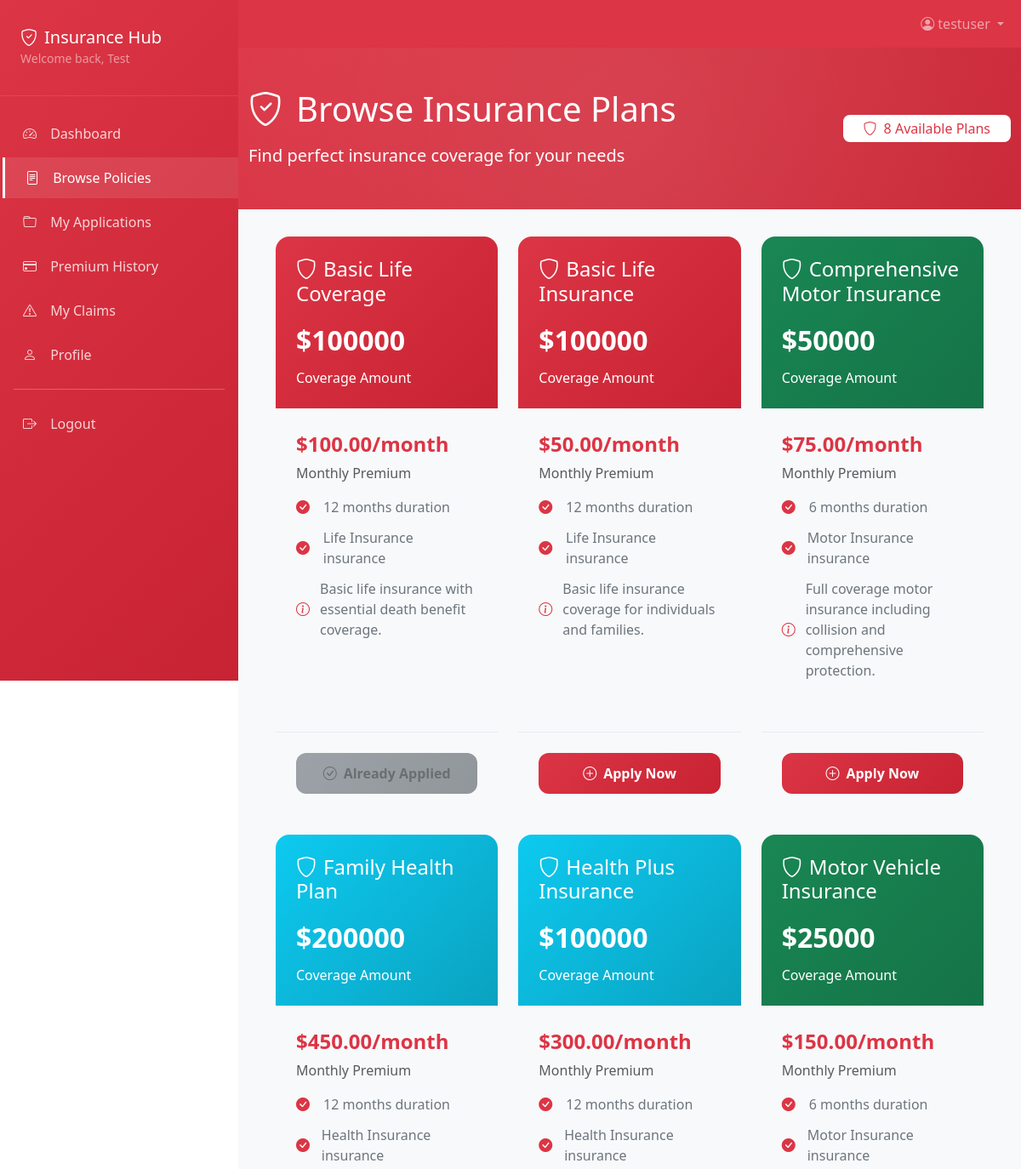
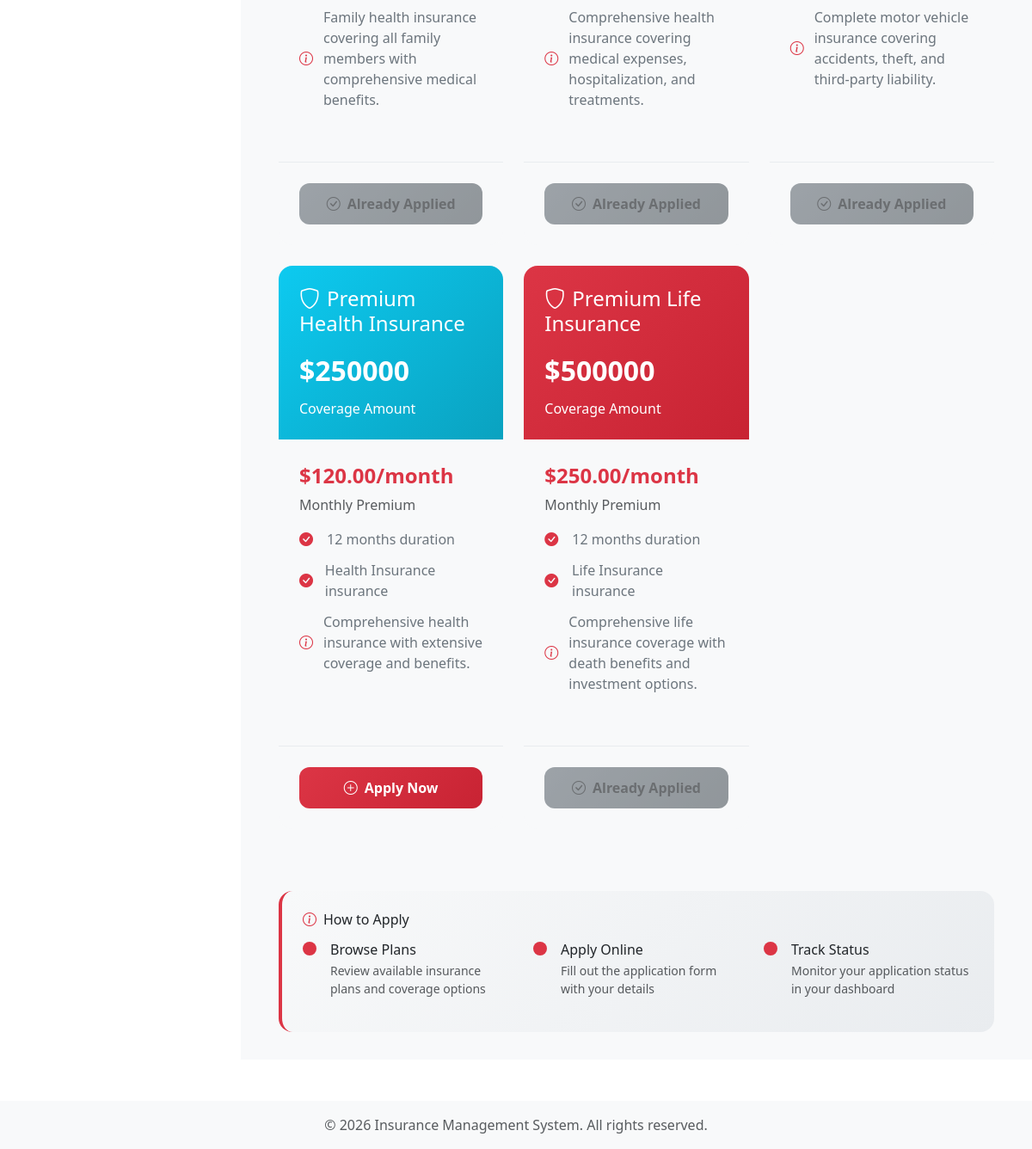
/policies/browse/ (signed in), run on the app's committed database (2 pictures, top to bottom).
### policies/models.py (models this page shows, shortened)
class Policy(models.Model):
    POLICY_TYPES = [
        ('Life', 'Life Insurance'),
        ('Motor', 'Motor Insurance'),
        ('Health', 'Health Insurance'),
    ]
    name = models.CharField(max_length=100)
    type = models.CharField(max_length=10, choices=POLICY_TYPES)
    premium_amount = models.DecimalField(max_digits=10, decimal_places=2)
    coverage_amount = models.DecimalField(max_digits=10, decimal_places=2)
    duration_months = models.PositiveIntegerField()
    description = models.TextField(blank=True, null=True)
    created_at = models.DateTimeField(auto_now_add=True)
    updated_at = models.DateTimeField(auto_now=True)
    is_active = models.BooleanField(default=True)
    class Meta:
        verbose_name = "Policy"
        verbose_name_plural = "Policies"
        ordering = ['-created_at']

### policies/views.py (the view)
# urls.py: path('browse/', views.browse_plans_view, name='browse_plans'),
@login_required
def browse_plans_view(request):
    policies = Policy.objects.filter(is_active=True).order_by('name')
    user_applications = Application.objects.filter(client=request.user)
    applied_policy_ids = [app.policy.id for app in user_applications]
    context = {
        'policies': policies,
        'applied_policy_ids': applied_policy_ids,
    }
    return render(request, 'policies/browse_plans.html', context)

### templates/policies/browse_plans.html (shortened to what this page needs)
{% extends 'base_auth.html' %}
{% block content %}
<div class="page-header">
    <div class="container position-relative">
        <div class="row align-items-center">
            <div class="col-md-8">
                <h1 class="mb-3">
                    <i class="bi bi-shield-check me-3"></i>Browse Insurance Plans
                </h1>
                <p class="lead mb-0 opacity-90">Find perfect insurance coverage for your needs</p>
            </div>
            <div class="col-md-4 text-md-end">
                <div class="badge bg-white text-danger fs-6 px-4 py-2">
                    <i class="bi bi-shield me-2"></i>{{ policies.count }} Available Plans
                </div>
            </div>
        </div>
    </div>
</div>
<div class="container">
    <div class="row">
        {% for policy in policies %}
        <div class="col-lg-4 col-md-6 mb-4">
            <div class="policy-card">
                <div class="policy-header {{ policy.type|lower }}">
                    <h4 class="mb-3">
                        <i class="bi bi-shield me-2"></i>{{ policy.name }}
                    </h4>
                    <div class="policy-coverage">${{ policy.coverage_amount|floatformat:0 }}</div>
                    <div class="text-white-75">Coverage Amount</div>
                </div>
                <div class="policy-body">
                    <div class="policy-premium text-danger">
                        ${{ policy.premium_amount|floatformat:2 }}/month
                    </div>
                    <div class="text-muted mb-3">Monthly Premium</div>
                    <div class="policy-features mb-4">
                        <div class="policy-feature">
                            <i class="bi bi-check-circle-fill"></i>
                            <span>{{ policy.duration_months }} months duration</span>
                        </div>
                        <div class="policy-feature">
                            <i class="bi bi-check-circle-fill"></i>
                            <span>{{ policy.get_type_display }} insurance</span>
                        </div>
                        {% if policy.description %}
                        <div class="policy-feature">
                            <i class="bi bi-info-circle"></i>
                            <span>{{ policy.description|truncatewords:15 }}</span>
                        </div>
                        {% endif %}
                    </div>
                </div>
                <div class="policy-footer">
                    {% if policy.id in applied_policy_ids %}
                        <button class="btn btn-applied w-100" disabled>
                            <i class="bi bi-check-circle me-2"></i>Already Applied
                        </button>
                    {% else %}
                        <a href="{% url 'policies:apply_policy' policy.id %}" class="btn btn-apply w-100 text-white">
                            <i class="bi bi-plus-circle me-2"></i>Apply Now
                        </a>
                    {% endif %}
                </div>
            </div>
        </div>
        {% endfor %}
    </div>
    {% if policies %}
    <div class="row mt-5">
        <div class="col-12">
            <div class="info-card p-4">
                <h6 class="mb-3">
                    <i class="bi bi-info-circle me-2 text-danger"></i>How to Apply
                </h6>
                <div class="row">
                    <div class="col-md-4">
                        <div class="d-flex align-items-start mb-3">
                            <div class="badge bg-danger rounded-circle p-2 me-3">
                            </div>
                            <div>
                                <h6 class="mb-1">Browse Plans</h6>
                                <p class="small text-muted mb-0">Review available insurance plans and coverage options</p>
                            </div>
                        </div>
                    </div>
                    <div class="col-md-4">
                        <div class="d-flex align-items-start mb-3">
                            <div class="badge bg-danger rounded-circle p-2 me-3">
                            </div>
                            <div>
                                <h6 class="mb-1">Apply Online</h6>
                                <p class="small text-muted mb-0">Fill out the application form with your details</p>
                            </div>
                        </div>
                    </div>
                    <div class="col-md-4">
                        <div class="d-flex align-items-start mb-3">
                            <div class="badge bg-danger rounded-circle p-2 me-3">
                            </div>
                            <div>
                                <h6 class="mb-1">Track Status</h6>
                                <p class="small text-muted mb-0">Monitor your application status in your dashboard</p>
                            </div>
                        </div>
                    </div>
                </div>
            </div>
        </div>
    </div>
    {% endif %}
</div>
{% endblock %}

### templates/base_auth.html (shortened to what this page needs)
<!DOCTYPE html>
<html lang="en">
<head>
    <link href="https://cdn.jsdelivr.net/npm/bootstrap@5.3.0/dist/css/bootstrap.min.css" rel="stylesheet">
    <link rel="stylesheet" href="https://cdn.jsdelivr.net/npm/bootstrap-icons@1.11.0/font/bootstrap-icons.css">
</head>
<body>
    <nav class="navbar navbar-expand-lg navbar-dark bg-primary">
        <div class="container">
            <div class="collapse navbar-collapse" id="navbarNav">
                {% if not user.is_authenticated %}
                <ul class="navbar-nav me-auto">
                    <li class="nav-item">
                        <a class="nav-link" href="{% url 'home' %}">Home</a>
                    </li>
                    <li class="nav-item">
                        <a class="nav-link" href="#" onclick="alert('About page coming soon!')">About</a>
                    </li>
                </ul>
                <ul class="navbar-nav">
                    <li class="nav-item">
                        <a class="nav-link" href="{% url 'accounts:login' %}">
                            <i class="bi bi-box-arrow-in-right me-1"></i>Login
                        </a>
                    </li>
                    <li class="nav-item">
                        <a class="nav-link" href="{% url 'accounts:register' %}">
                            <i class="bi bi-person-plus me-1"></i>Register
                        </a>
                    </li>
                </ul>
                {% else %}
                <ul class="navbar-nav ms-auto">
                    <li class="nav-item dropdown">
                        <a class="nav-link dropdown-toggle" href="#" role="button" data-bs-toggle="dropdown">
                            <i class="bi bi-person-circle me-1"></i>{{ user.username }}
                        </a>
                    </li>
                </ul>
                {% endif %}
            </div>
        </div>
    </nav>
    {% if user.is_authenticated %}
    <div class="dashboard-container">
        <nav class="sidebar" id="sidebar">
            <div class="sidebar-header">
                <h5 class="mb-0">
                    <i class="bi bi-shield-check me-2"></i><span>Insurance Hub</span>
                </h5>
                <small class="text-white-50">Welcome back, {{ user.first_name|default:user.username }}</small>
            </div>
            <div class="sidebar-nav">
                <a href="{% url 'accounts:dashboard' %}" class="sidebar-nav-item"><i class="bi bi-speedometer2"></i> Dashboard</a>
                <a href="{% url 'policies:browse_plans' %}" class="sidebar-nav-item"><i class="bi bi-file-text"></i> Browse Policies</a>
                <a href="{% url 'policies:my_applications' %}" class="sidebar-nav-item"><i class="bi bi-folder"></i> My Applications</a>
                <a href="{% url 'premium:premium_history' %}" class="sidebar-nav-item"><i class="bi bi-credit-card"></i> Premium History</a>
                <a href="{% url 'claims:claim_list' %}" class="sidebar-nav-item"><i class="bi bi-exclamation-triangle"></i> My Claims</a>
                <a href="{% url 'accounts:profile' %}" class="sidebar-nav-item"><i class="bi bi-person"></i> Profile</a>
                <hr class="border-white-50 mx-3 my-3">
                <a href="{% url 'accounts:logout' %}" class="sidebar-nav-item"><i class="bi bi-box-arrow-right"></i> Logout</a>
            </div>
        </nav>
        {% endif %}
        <main class="{% if user.is_authenticated %}main-content{% else %}container mt-4{% endif %}">
            {% block content %}{% endblock %}
        </main>
        {% if user.is_authenticated %}
    </div>
    {% endif %}
    <footer class="bg-light text-center py-3 mt-5">
        <div class="container">
            <p class="text-muted mb-0">&copy; 2026 Insurance Management System. All rights reserved.</p>
        </div>
    </footer>
</body>
</html>

### templates/base_auth.html (style rules this page uses)
:root { --bs-primary: #dc3545; --bs-primary-rgb: 220, 53, 69; --bs-primary-hover: #c82333; --bs-secondary: #6c757d; --bs-success: #198754; --bs-danger: #dc3545; --bs-warning: #ffc107; --bs-info: #0dcaf0; --bs-light: #f8f9fa; --bs-dark: #212529; }
.navbar { box-shadow: 0 2px 4px rgba(0,0,0,.1); padding-left: 280px; }
.navbar .container { padding-left: 0; }
.nav-link { font-weight: 500; transition: all 0.3s ease; }
.btn { border-radius: 0.5rem; font-weight: 500; transition: all 0.3s ease; }
.badge { border-radius: 0.5rem; font-weight: 500; }
body { min-height: 100vh; display: flex; flex-direction: column; }
main { flex: 1; }
.dashboard-container { display: flex; min-height: calc(100vh - 76px); }
.sidebar { width: 280px; background: linear-gradient(135deg, #dc3545 0%, #c82333 100%); color: white; padding: 2rem 0; position: fixed; height: 100vh; overflow-y: auto; z-index: 1000; top: 0; left: 0; }
.sidebar-header { padding: 0 1.5rem 2rem; border-bottom: 1px solid rgba(255,255,255,0.1); }
.sidebar-nav { padding: 1rem 0; }
.sidebar-nav-item { display: block; padding: 0.75rem 1.5rem; color: rgba(255,255,255,0.8); text-decoration: none; transition: all 0.3s ease; border-left: 3px solid transparent; margin: 0.25rem 0; }
.sidebar-nav-item:hover, .sidebar-nav-item.active { background-color: rgba(255,255,255,0.1); color: white; border-left-color: white; transform: translateX(3px); }
.sidebar-nav-item i { width: 20px; margin-right: 0.75rem; }
.main-content { flex: 1; margin-left: 280px; padding: 2rem; background: #f8f9fa; min-height: 100vh; }

### templates/policies/browse_plans.html (style rules this page uses)
.page-header { background: linear-gradient(135deg, #dc3545 0%, #c82333 100%); color: white; padding: 3rem 0; margin: -2rem -2rem 2rem -2rem; position: relative; overflow: hidden; }
.page-header::before { content: ''; position: absolute; top: -50%; right: -50%; width: 200%; height: 200%; background: radial-gradient(circle, rgba(255,255,255,0.1) 0%, transparent 70%); }
.policy-card { border: none; border-radius: 1rem; overflow: hidden; transition: all 0.3s ease; height: 100%; display: flex; flex-direction: column; }
.policy-header { padding: 1.5rem; color: white; position: relative; }
.policy-header.life { background: linear-gradient(135deg, #dc3545 0%, #c82333 100%); }
.policy-header.motor { background: linear-gradient(135deg, #198754 0%, #157347 100%); }
.policy-header.health { background: linear-gradient(135deg, #0dcaf0 0%, #0aa2c0 100%); }
.policy-coverage { font-size: 2rem; font-weight: 700; margin-bottom: 0.5rem; }
.policy-premium { font-size: 1.5rem; font-weight: 600; margin-bottom: 0.25rem; }
.policy-body { padding: 1.5rem; flex: 1; display: flex; flex-direction: column; }
.policy-feature { display: flex; align-items: center; margin-bottom: 0.75rem; color: #6c757d; }
.policy-feature i { width: 20px; margin-right: 0.75rem; color: #dc3545; }
.policy-footer { padding: 1.5rem; background: #f8f9fa; border-top: 1px solid #e9ecef; margin-top: auto; }
.btn-apply { background: linear-gradient(135deg, #dc3545 0%, #c82333 100%); border: none; border-radius: 0.75rem; padding: 0.75rem 1.5rem; font-weight: 600; transition: all 0.3s ease; position: relative; overflow: hidden; }
.btn-apply::before { content: ''; position: absolute; top: 0; left: -100%; width: 100%; height: 100%; background: rgba(255,255,255,0.2); transition: left 0.3s ease; }
.btn-applied { background: linear-gradient(135deg, #6c757d 0%, #5a6268 100%); border: none; border-radius: 0.75rem; padding: 0.75rem 1.5rem; font-weight: 600; cursor: not-allowed; }
.info-card { border: none; border-radius: 1rem; background: linear-gradient(135deg, #f8f9fa 0%, #e9ecef 100%); border-left: 4px solid #dc3545; }

### data on the page
Policy: name "Basic Life Coverage", coverage_amount "100000", premium_amount "100.00", duration_months "12", type "Life Insurance", description "Basic life insurance with essential death benefit coverage.", shows "Already Applied"
Policy: name "Basic Life Insurance", coverage_amount "100000", premium_amount "50.00", duration_months "12", type "Life Insurance", description "Basic life insurance coverage for individuals and families.", shows "Apply Now"
Policy: name "Comprehensive Motor Insurance", coverage_amount "50000", premium_amount "75.00", duration_months "6", type "Motor Insurance", description "Full coverage motor insurance including collision and comprehensive protection.", shows "Apply Now"
Policy: name "Family Health Plan", coverage_amount "200000", premium_amount "450.00", duration_months "12", type "Health Insurance", description "Family health insurance covering all family members with comprehensive medical benefits.", shows "Already Applied"
Policy: name "Health Plus Insurance", coverage_amount "100000", premium_amount "300.00", duration_months "12", type "Health Insurance", description "Comprehensive health insurance covering medical expenses, hospitalization, and treatments.", shows "Already Applied"
Policy: name "Motor Vehicle Insurance", coverage_amount "25000", premium_amount "150.00", duration_months "6", type "Motor Insurance", description "Complete motor vehicle insurance covering accidents, theft, and third-party liability.", shows "Already Applied"
Policy: name "Premium Health Insurance", coverage_amount "250000", premium_amount "120.00", duration_months "12", type "Health Insurance", description "Comprehensive health insurance with extensive coverage and benefits.", shows "Apply Now"
Policy: name "Premium Life Insurance", coverage_amount "500000", premium_amount "250.00", duration_months "12", type "Life Insurance", description "Comprehensive life insurance coverage with death benefits and investment options.", shows "Already Applied"

### other printed values
{{ user.username }} "testuser"
{{ user.first_name|default:user.username }} "Test"
{{ policies.count }} "8"
